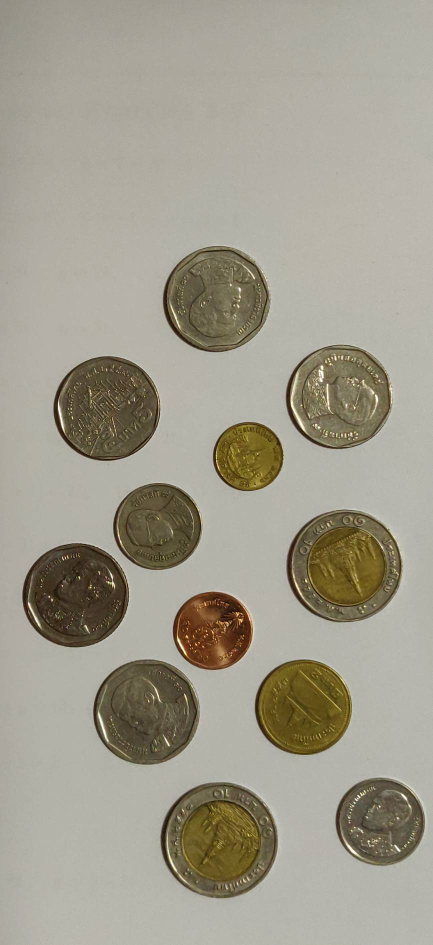
%> input picture 12. Detect each coin in image using feature matching/image test/p2.jpg, 866 x 1889 px (shown at 1/2 size)
$ octave S_62070501030.m   (GNU Octave 9; MATLAB toolbox functions it lacks are replaced by stand-ins)
%> lines starting %> are read from the running program, lines starting %| are printed output that depends on the picture; in (x1, y1, x2, y2) boxes, pixels count from 0 and x2, y2 are one past the last pixel; in counts of white or black regions, pixels touching at a corner belong together; the program's own positions count from 1
% Quiz 4
% 62070501030, Thornthan yasukam

%% Input image

img = imread("p2.jpg")
%> img is the input picture: size 1889x866x3 uint8; mean R, G, B 160.6, 156.1, 141.4
img_gray = rgb2gray(img)
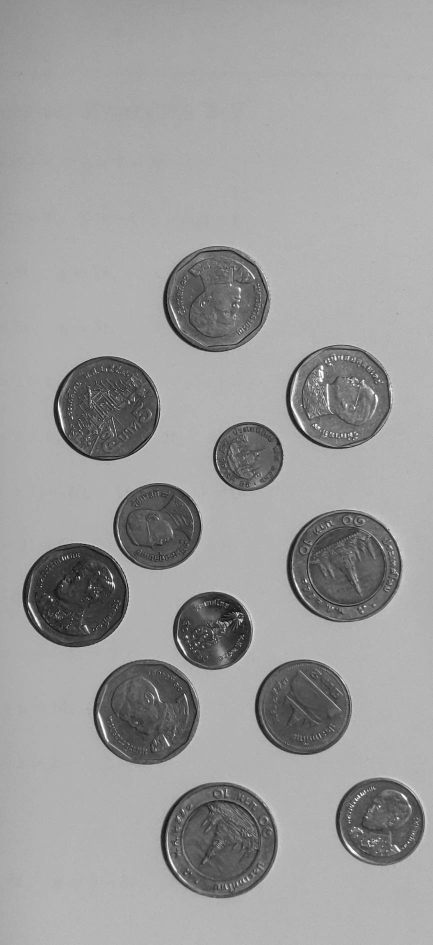
%> img_gray: size 1889x866 uint8 (shown at 1/2 size); min 2, max 254, mean 155.8
figure, imshow(img_gray);

%% Pre-procssing
B = imbinarize(img_gray, 'adaptive', 'Sensitivity',0.50,'ForegroundPolarity','dark')
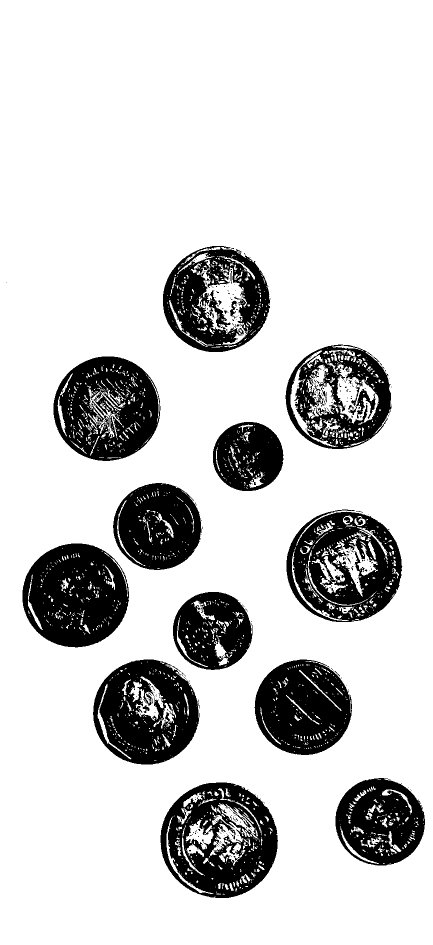
%> B: size 1889x866 logical (shown at 1/2 size); 81.4% white; 345 black regions (317 under 20 px), largest, box (x1, y1, x2, y2) and area: (45, 1087, 258, 1295) 32433, (321, 1565, 556, 1796) 31719, (573, 1019, 805, 1244) 30402
% figure, imshow(BW);
B_comp = ~B
%figure, imshow(BW);

struc_img = strel('disk', 8, 0);
se1 = imclose(B_comp, struc_img)
%> se1: size 1889x866 logical; 22.6% white; 13 white regions (1 under 20 px), largest, box (x1, y1, x2, y2) and area: (321, 1565, 556, 1796) 42454, (573, 1019, 805, 1244) 40480, (107, 713, 321, 922) 35107
%figure, imshow(se1);

struc_img_2 = strel('disk', 3, 0);
se2 = imclose(se1, struc_img_2)
%figure, imshow(se2);

img_post_process = imfill(se2,'holes')
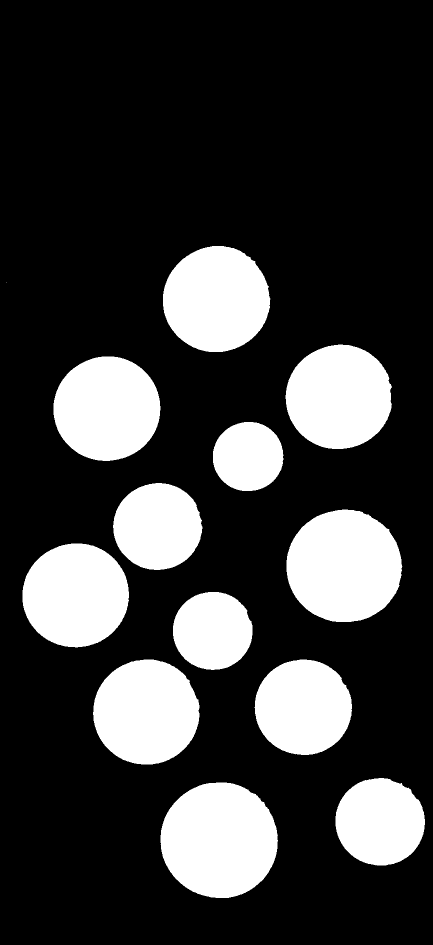
%> img_post_process: size 1889x866 logical (shown at 1/2 size); 22.7% white; 13 white regions (1 under 20 px)
figure, imshow(img_post_process);


%% get region
[region, num_pixel_region] = bwlabel(img_post_process);
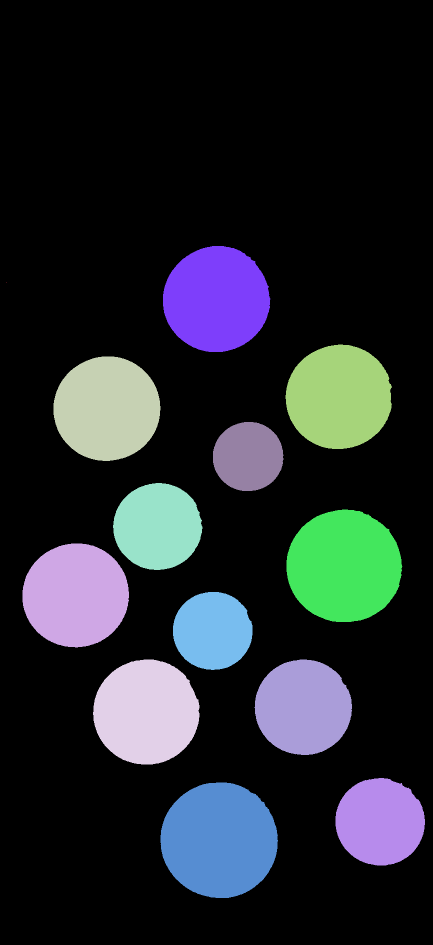
%> region: size 1889x866 double (shown at 1/2 size); 14 distinct labels, from 0 to 13; one colour per label, 0 black
%> num_pixel_region = 13
figure, imshow(label2rgb(region));
%> after `imshow(label2rgb(region))`:
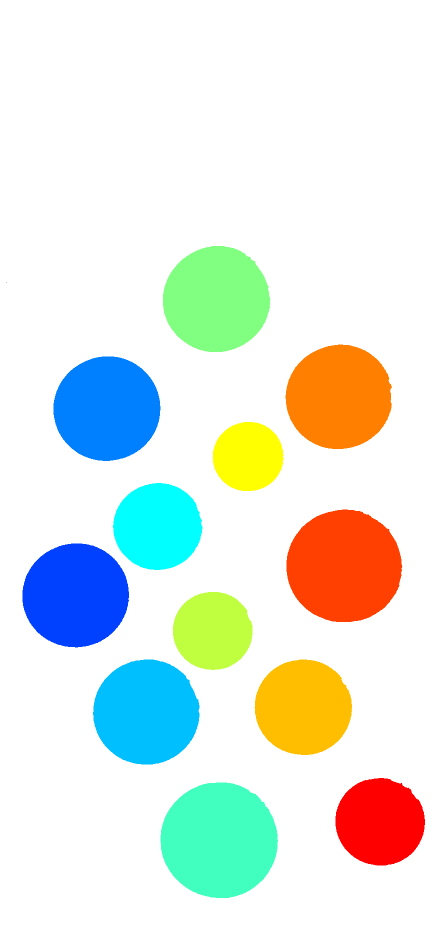
%> displayed picture: size 1889x866x3, on the screen's scale of 0 to 255 (shown at 1/2 size); mean R, G, B 226.4, 234.4, 225.7

% [21 lines of commented-out code are left out]

region_stat = regionprops(region,'all')
%> region_stat = 13 regions; largest, box (x1, y1, x2, y2), Area, Centroid, MajorAxisLength, MinorAxisLength and Eccentricity: (321, 1565, 556, 1796) 42651 [439 1681.1] 234.9 231.2 0.176, (573, 1019, 805, 1244) 40937 [688.9 1133] 231.4 225.3 0.229, (326, 492, 541, 704) 35525 [433.4 599.3] 214.2 211.3 0.164

for i=1:num_pixel_region
    text(region_stat(i).Centroid(1),region_stat(i).Centroid(2),...
        sprintf('%04d',region_stat(i).Area), 'Hor','Center','Vert','middle')
end
%> this loop made 13 passes
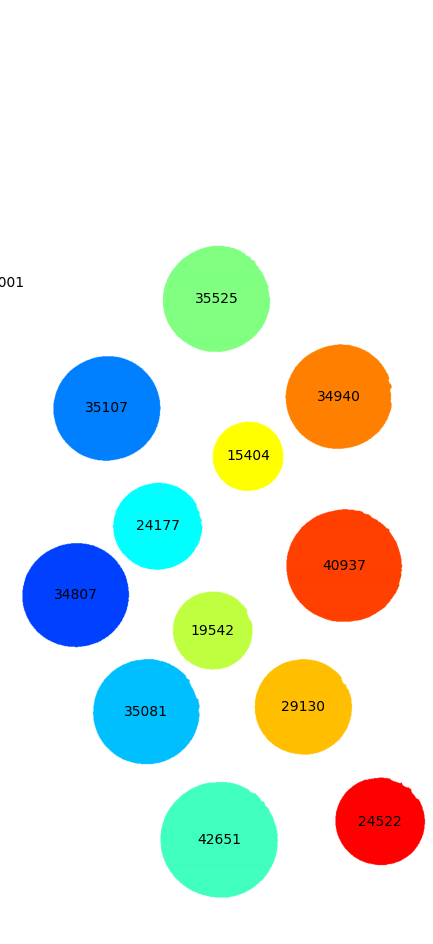
%> figure redrawn from the program's plot data; shown at 1/2 size


%% Classification with stat
Area = vertcat(region_stat.Area)
%> Area = [1; 34807; 35107; 35081; 24177; 42651; 35525; 19542; 15404; 29130; 34940; 40937; 24522]
histogram(Area, 10000:1000:50000)
xlabel('Area (pixels) ')
ylabel('Number of Parts')

%%
minArea = [10000 19000 26000 29000 34000 40000]
maxArea = [18000 25000 29000 33000 39000 45000]
name = {'25Stang','50Stang','1Bath','2Bath','5Bath','10Bath'}
color_reg = {'r','m','y','w','g','b'}

% Can not use this function
%  I = insertObjectAnnotation(I,...
%         'rectangle',vertcat(region_stat(idx).BoundingBox),...
%         name{k}, 'Color', color_reg{k})


%% Clop image
% [29 lines of commented-out code are left out]


%%
for k = 1:size(region_stat)

   % Smaller than 25 stang not coin
   if Area(k) < min(minArea)
       break
   else
        boundingbox = region_stat(k).BoundingBox;
        target = imcrop(img, boundingbox);
        figure
        imshow(target)
        name = 'hehe'
        col = 'sfs'
        title(namecol)
   end
end
%> this loop made 1 pass
%> after the loop, name = {'25Stang', '50Stang', '1Bath', '2Bath', '5Bath', '10Bath'}
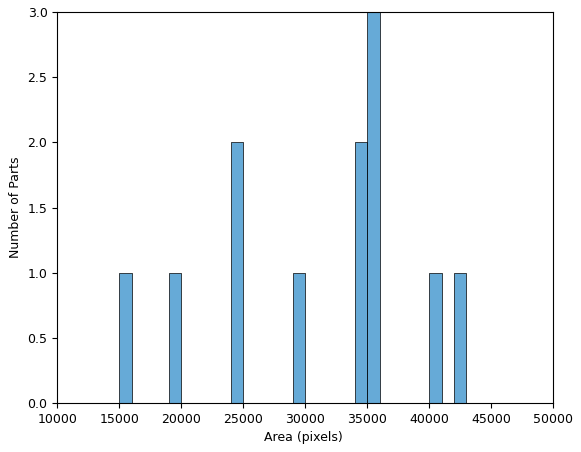
%> figure redrawn from the program's plot data; tallest bar 3 high, from x = 35000 to 36000
